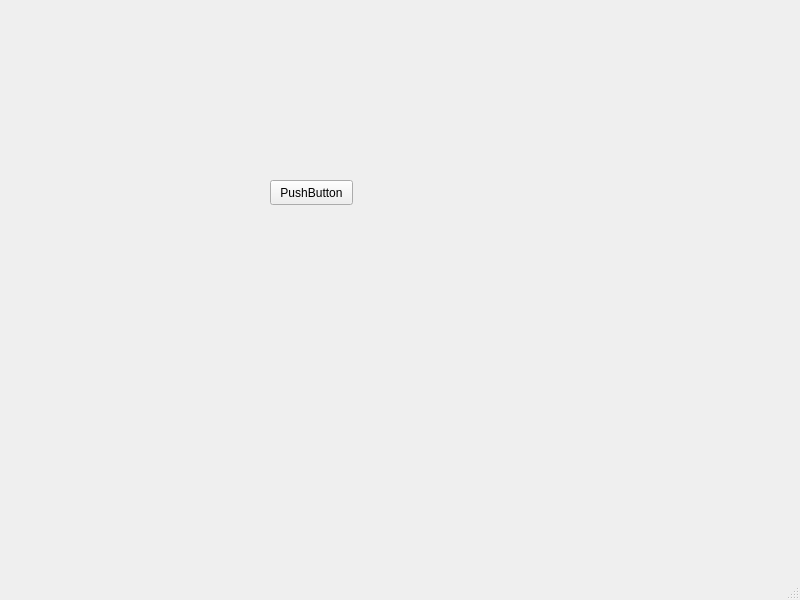
<?xml version="1.0" encoding="UTF-8"?>
<ui version="4.0">
 <class>MainWindow</class>
 <widget class="QMainWindow" name="MainWindow">
  <property name="geometry">
   <rect>
    <x>0</x>
    <y>0</y>
    <width>800</width>
    <height>600</height>
   </rect>
  </property>
  <property name="windowTitle">
   <string>MainWindow</string>
  </property>
  <widget class="QWidget" name="centralwidget">
   <widget class="QPushButton" name="pushButton">
    <property name="geometry">
     <rect>
      <x>270</x>
      <y>180</y>
      <width>83</width>
      <height>25</height>
     </rect>
    </property>
    <property name="text">
     <string>PushButton</string>
    </property>
   </widget>
  </widget>
  <widget class="QMenuBar" name="menubar">
   <property name="geometry">
    <rect>
     <x>0</x>
     <y>0</y>
     <width>800</width>
     <height>22</height>
    </rect>
   </property>
  </widget>
  <widget class="QStatusBar" name="statusbar"/>
 </widget>
 <resources/>
 <connections/>
</ui>
